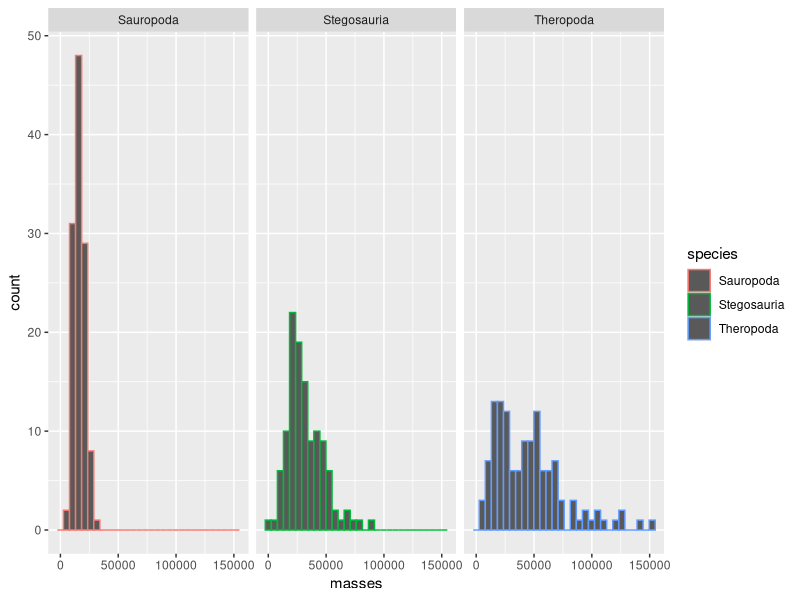

The R script that drew this image: (Note: this script raises an error after producing the figure.)
## ---- chunk 1
knitr::opts_chunk$set(echo = TRUE)
library(dplyr)
library(ggplot2)
## ---- chunk 2
convert_pounds_to_grams <- function(pounds = 1)
{grams <- 453.6 * pounds
return(grams)}
## ---- chunk 3
convert_pounds_to_grams(pound = 10)
## ---- chunk 4
get_mass_from_length_theropoda <- function(length, a, b)
{mass <- a * length ^ b
return(mass)}
## ---- chunk 5
get_mass_from_length_theropoda(length = 26, a =214.44, b = 1.46)
## ---- chunk 6
convert_kg_to_pounds <- function(kg = 1) {pounds <- 2.205 * kg  
return(pounds)}
## ---- chunk 7
convert_kg_to_pounds(kg = 50)
## ---- chunk 8
convert_kg_to_pounds(kg = get_mass_from_length_theropoda(a = 10.95, b = 2.64, length = 12))
## ---- chunk 9
length_in_pounds <- function(length, a, b){get_mass_from_length(length = 1, a = 1, b = 1) %>% convert_kg_to_pounds()} 
## ---- chunk 10
mass_from_length_theropoda <- function(length = 1)
{mass <- 0.73 * length^3.63
return(mass)}
## ---- chunk 11
theropoda_lengths <- c(17.8013631070471, 20.3764452071665, 14.0743486294308, 25.65782386974, 26.0952008049675, 20.3111541103134, 17.5663244372533, 11.2563431277577, 20.081903202614, 18.6071626441984, 18.0991894513166, 23.0659685685892, 20.5798853467837, 25.6179254233558, 24.3714331573996, 26.2847248252537, 25.4753783544473, 20.4642089867304, 16.0738256364701, 20.3494171706583, 19.854399305869, 17.7889814608919, 14.8016421998303, 19.6840911485379, 19.4685885050906, 24.4807784966691, 13.3359960054899, 21.5065994598917, 18.4640304608411, 19.5861532398676, 27.084751999756, 18.9609366301798, 22.4829168046521, 11.7325716149514, 18.3758846100456, 15.537504851634, 13.4848751773738, 7.68561192214935, 25.5963348603783, 16.588285389794)
## ---- chunk 12
mass_from_length_theropoda(length = theropoda_lengths)
## ---- chunk 13
theropoda_masses <- mass_from_length_theropoda(length = theropoda_lengths)

my_list <- list(theropoda_masses)
second_list <- c(my_list, list(c("Luna", "Avi", "Anita")))

second_list[1]

data.frame(theropoda_masses, c("Anita", "Avi", "Luna", "Maria"))
## ---- chunk 14
a_values <- c(0.759, 0.751, 0.74, 0.746, 0.759, 0.751, 0.749, 0.751, 0.738, 0.768, 0.736, 0.749, 0.746, 0.744, 0.749, 0.751, 0.744, 0.754, 0.774, 0.751, 0.763, 0.749, 0.741, 0.754, 0.746, 0.755, 0.764, 0.758, 0.76, 0.748, 0.745, 0.756, 0.739, 0.733, 0.757, 0.747, 0.741, 0.752, 0.752, 0.748)
## ---- chunk 15
b_values <- c(3.627, 3.633, 3.626, 3.633, 3.627, 3.629, 3.632, 3.628, 3.633, 3.627, 3.621, 3.63, 3.631, 3.632, 3.628, 3.626, 3.639, 3.626, 3.635, 3.629, 3.642, 3.632, 3.633, 3.629, 3.62, 3.619, 3.638, 3.627, 3.621, 3.628, 3.628, 3.635, 3.624, 3.621, 3.621, 3.632, 3.627, 3.624, 3.634, 3.621)
## ---- chunk 16
dino_data <- data.frame(theropoda_lengths, a_values, b_values)
head(dino_data)
## ---- chunk 17
mass_from_length_max <- function(length) {
  if (length < 20) {
    mass <- 0.73 * length^3.63
    return(mass)
  } else {
    return(NA)
  }
}
## ---- chunk 18
dino_data %>% mutate(masses = mass_from_length_theropoda())
## ---- chunk 19
mass_from_length_max <- function(length, a, b)
{mass <- a * length^b
return(mass)}
## ---- chunk 20
dino_table <- read.csv(file = "../data-raw/dinosaur_lengths.csv")
head(dino_table)
## ---- chunk 21
get_mass_from_length_by_name <- function(dino_length, dino_name) {
  if (dino_name == "Stegosauria") {
    a <- 10.95
    b <- 2.64
  } else if (dino_name == "Theropoda") {
    a <- 0.73
    b <- 3.63
  } else if (dino_name == "Sauropoda") {
    a <- 214.4
    b <- 1.46
  } else {
    a <- NA
    b <- NA
  }
  mass <- a * dino_length^b
  return(mass)
}

get_mass_from_length_by_name(dino_length = 100, dino_name = "Stegosauria")
## ---- chunk 22
dino_table

mapply(FUN = get_mass_from_length_by_name, dino_length = dino_table$lengths,
       dino_name = dino_table$species)
## ---- chunk 23
library(dplyr)
## ---- chunk 24
dino_table %>%  
  rowwise() %>% 
  mutate(masses = get_mass_from_length_by_name(lengths, species)) %>% 
  filter(!is.na(masses)) %>% 
  ggplot() + 
  geom_histogram(mapping = aes(x = masses, color = species)) +
  facet_wrap(~species)
  
## ---- chunk 25
library(ggplot2)
## ---- chunk 26
# ????
dino_names <- c("Sauropoda", "Stegosauria", "Theropoda")
a_values <- c(214.44, 10.95, 0.73, 25.37)
b_values <- c(1.46, 2.64, 3.63, 2.49)
dino_masses <- vector(mode = "numeric", length = length(dino_names))
for (i in 1:length(dino_names)){
  dino_masses[i] <- a[i] * length[i]^b[i]
}
dino_masses
